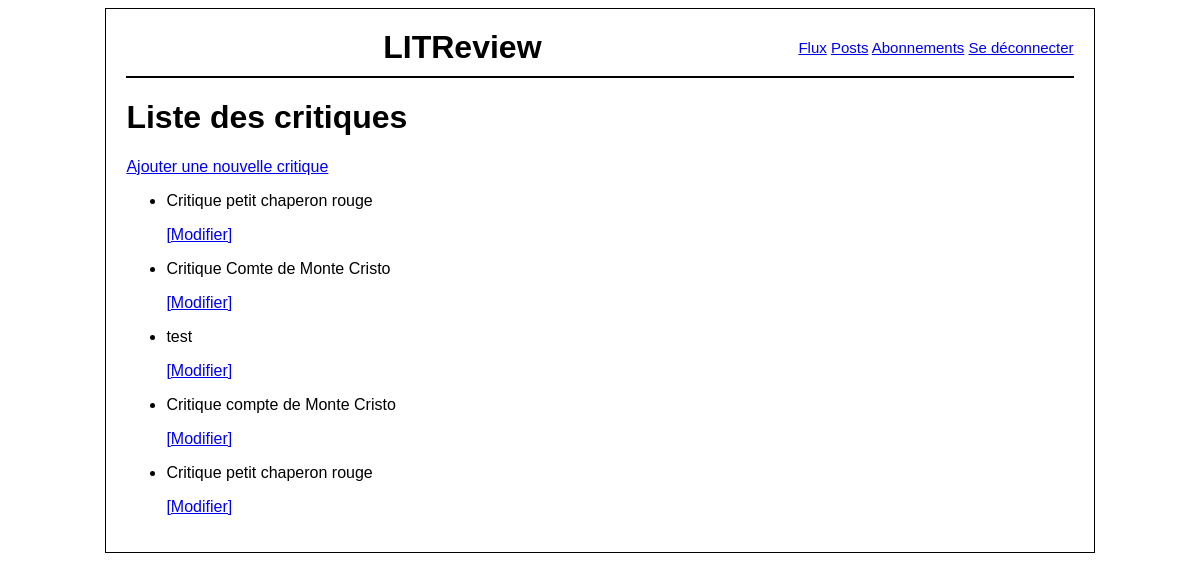
/review/, run on the app's committed database.
### review/models.py (models this page shows, shortened)
class Review(models.Model):
    ticket = models.ForeignKey(to=Ticket, on_delete=models.CASCADE)
    rating = models.PositiveSmallIntegerField(
        validators=[MinValueValidator(0), MaxValueValidator(5)]
    )
    headline = models.CharField(max_length=128)
    body = models.TextField(max_length=8192, blank=True)
    user = models.ForeignKey(
        to=settings.AUTH_USER_MODEL, on_delete=models.CASCADE, null=True
    )
    time_created = models.DateTimeField(auto_now_add=True)
    contributors = models.ManyToManyField(
        settings.AUTH_USER_MODEL,
        through="ReviewContributor",
        related_name="contributions",
        blank=True,
    )

### review/views.py (the view)
# urls.py: path("review/", review.views.review_list, name="review_list"),
def review_list(request):
    review = Review.objects.all()
    return render(request, "review/review_list.html", {"reviews": review})

### review/templates/review/review_list.html
{% extends 'base.html' %}
{% block content %}
<h1>Liste des critiques</h1>
<a href="{% url 'review_create' %}">Ajouter une nouvelle critique</a>
<ul>
    {% for review in reviews %}
    <li>
        <p>{{ review.headline }}</p>
        <a href="{% url 'review_update' review.id %}">[Modifier]</a>
    </li>
    {% endfor %}
</ul>
{% endblock %}

### litrevu/templates/base.html (style rules this page uses)
body { font-family: Arial, sans-serif; }

### data on the page
Review: headline "Critique petit chaperon rouge"
Review: headline "Critique Comte de Monte Cristo"
Review: headline "test"
Review: headline "Critique compte de Monte Cristo"
Review: headline "Critique petit chaperon rouge"
